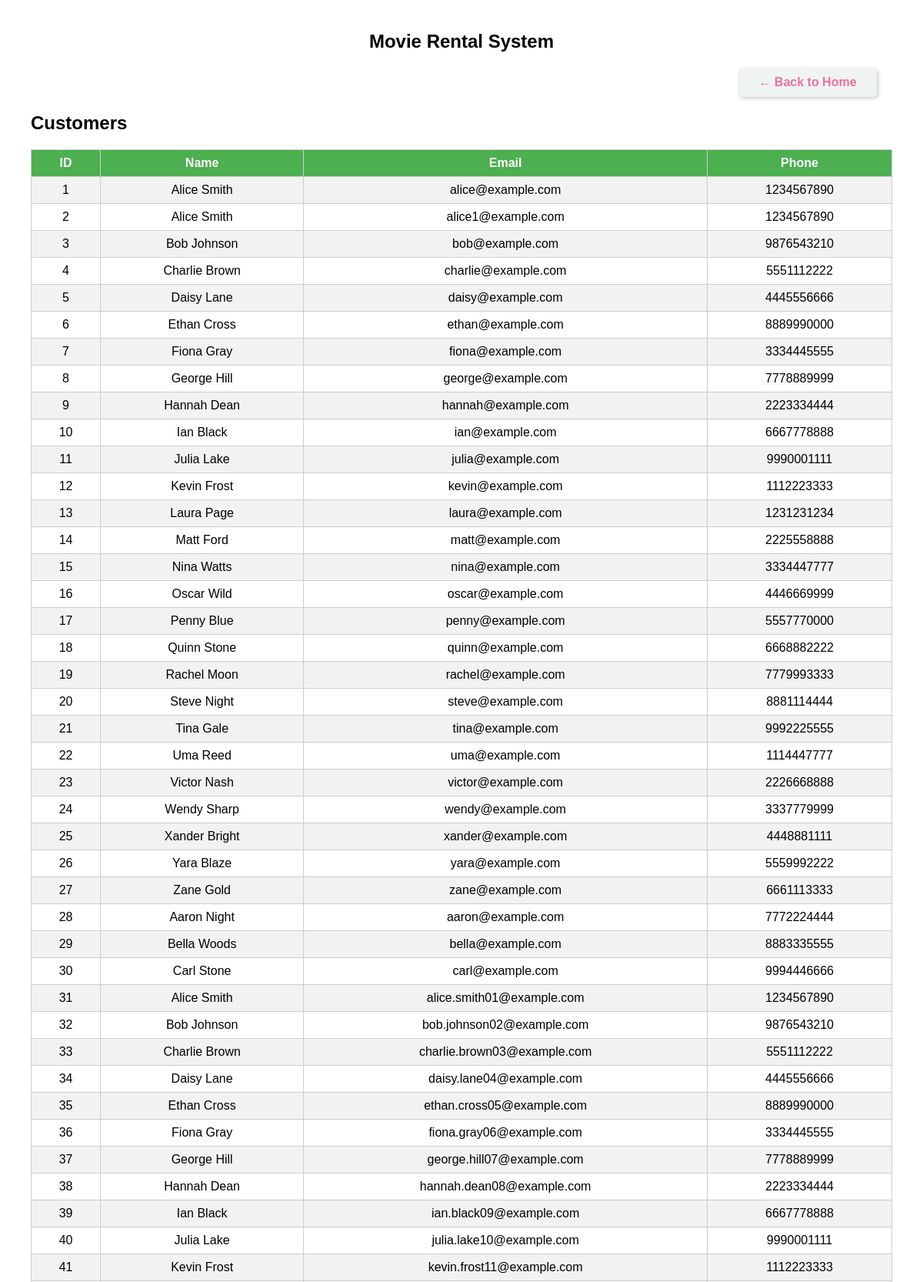
Page /customers (upper part) on the committed database.
### tables this page shows
CREATE TABLE Customers (
    customer_id INTEGER PRIMARY KEY AUTOINCREMENT,
    name TEXT,
    email TEXT UNIQUE,
    phone TEXT,
    address TEXT
);

### app.py (the view)
@app.route('/customers')
def customers():
    rows = get_data("SELECT * FROM Customers")
    return render_template('customers.html', customers=rows)

### app.py (called while the page is built)
def get_data(query, params=None):
    conn = sqlite3.connect(db_path)
    conn.row_factory = sqlite3.Row
    cur = conn.cursor()
    if params:
        cur.execute(query, params)
    else:
        cur.execute(query)
    rows = cur.fetchall()
    conn.close()
    return rows

### Templates/customers.html
{% extends 'base.html' %}
{% block content %}
<h2 >Customers</h2>
<table>
    <tr>
        <th>ID</th><th>Name</th><th>Email</th><th>Phone</th>
    </tr>
    {% for c in customers %}
    <tr>
        <td>{{ c.customer_id }}</td>
        <td>{{ c.name }}</td>
        <td>{{ c.email }}</td>
        <td>{{ c.phone }}</td>
    </tr>
    {% endfor %}
</table>
{% endblock %}

### Templates/base.html (style rules this page uses)
body { font-family: sans-serif; margin: 40px; }
table { width: 100%; border-collapse: collapse; margin-top: 20px; }
th, td { padding: 8px 12px; border: 1px solid #ccc; text-align: center; }
th { background-color: #4CAF50; color: white; }
tr:nth-child(even) { background-color: #f2f2f2; }

### rows in the picture
Customers: customer_id "1", name "Alice Smith", email "alice@example.com", phone "1234567890"
Customers: customer_id "2", name "Alice Smith", email "alice1@example.com", phone "1234567890"
Customers: customer_id "3", name "Bob Johnson", email "bob@example.com", phone "9876543210"
Customers: customer_id "4", name "Charlie Brown", email "charlie@example.com", phone "5551112222"
Customers: customer_id "5", name "Daisy Lane", email "daisy@example.com", phone "4445556666"
Customers: customer_id "6", name "Ethan Cross", email "ethan@example.com", phone "8889990000"
Customers: customer_id "7", name "Fiona Gray", email "fiona@example.com", phone "3334445555"
Customers: customer_id "8", name "George Hill", email "george@example.com", phone "7778889999"
Customers: customer_id "9", name "Hannah Dean", email "hannah@example.com", phone "2223334444"
Customers: customer_id "10", name "Ian Black", email "ian@example.com", phone "6667778888"
Customers: customer_id "11", name "Julia Lake", email "julia@example.com", phone "9990001111"
Customers: customer_id "12", name "Kevin Frost", email "kevin@example.com", phone "1112223333"
Customers: customer_id "13", name "Laura Page", email "laura@example.com", phone "1231231234"
Customers: customer_id "14", name "Matt Ford", email "matt@example.com", phone "2225558888"
Customers: customer_id "15", name "Nina Watts", email "nina@example.com", phone "3334447777"
Customers: customer_id "16", name "Oscar Wild", email "oscar@example.com", phone "4446669999"
Customers: customer_id "17", name "Penny Blue", email "penny@example.com", phone "5557770000"
Customers: customer_id "18", name "Quinn Stone", email "quinn@example.com", phone "6668882222"
Customers: customer_id "19", name "Rachel Moon", email "rachel@example.com", phone "7779993333"
Customers: customer_id "20", name "Steve Night", email "steve@example.com", phone "8881114444"
Customers: customer_id "21", name "Tina Gale", email "tina@example.com", phone "9992225555"
Customers: customer_id "22", name "Uma Reed", email "uma@example.com", phone "1114447777"
Customers: customer_id "23", name "Victor Nash", email "victor@example.com", phone "2226668888"
Customers: customer_id "24", name "Wendy Sharp", email "wendy@example.com", phone "3337779999"
Customers: customer_id "25", name "Xander Bright", email "xander@example.com", phone "4448881111"
Customers: customer_id "26", name "Yara Blaze", email "yara@example.com", phone "5559992222"
Customers: customer_id "27", name "Zane Gold", email "zane@example.com", phone "6661113333"
Customers: customer_id "28", name "Aaron Night", email "aaron@example.com", phone "7772224444"
Customers: customer_id "29", name "Bella Woods", email "bella@example.com", phone "8883335555"
Customers: customer_id "30", name "Carl Stone", email "carl@example.com", phone "9994446666"
Customers: customer_id "31", name "Alice Smith", email "alice.smith01@example.com", phone "1234567890"
Customers: customer_id "32", name "Bob Johnson", email "bob.johnson02@example.com", phone "9876543210"
Customers: customer_id "33", name "Charlie Brown", email "charlie.brown03@example.com", phone "5551112222"
Customers: customer_id "34", name "Daisy Lane", email "daisy.lane04@example.com", phone "4445556666"
Customers: customer_id "35", name "Ethan Cross", email "ethan.cross05@example.com", phone "8889990000"
Customers: customer_id "36", name "Fiona Gray", email "fiona.gray06@example.com", phone "3334445555"
Customers: customer_id "37", name "George Hill", email "george.hill07@example.com", phone "7778889999"
Customers: customer_id "38", name "Hannah Dean", email "hannah.dean08@example.com", phone "2223334444"
Customers: customer_id "39", name "Ian Black", email "ian.black09@example.com", phone "6667778888"
Customers: customer_id "40", name "Julia Lake", email "julia.lake10@example.com", phone "9990001111"
Customers: customer_id "41", name "Kevin Frost", email "kevin.frost11@example.com", phone "1112223333"
